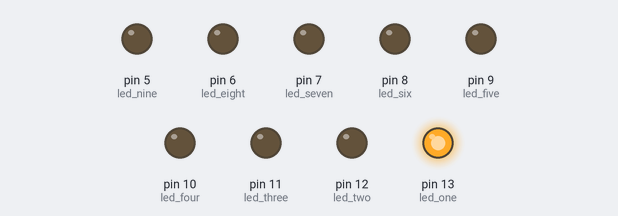
Recording of a sketch running on a simulated Arduino Uno, built with avr-gcc and run on an emulated ATmega328P. Shown: output pins drawn as LEDs (lit = HIGH).

Above: at 0.1 s.
At 1.1 s:
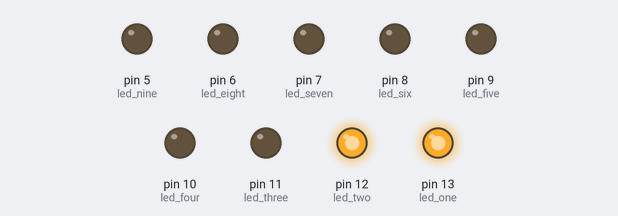
At 2.1 s:
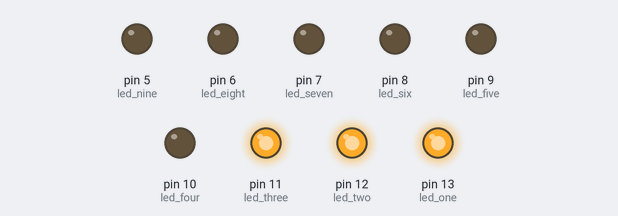
At 4.1 s:
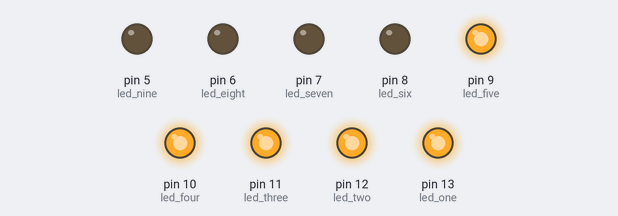
At 6.1 s:
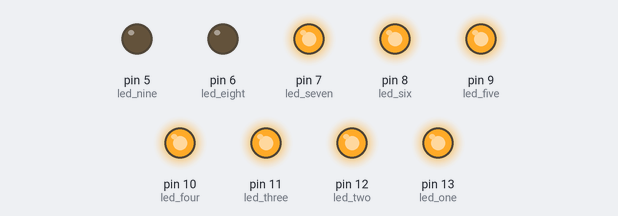
At 8.1 s:
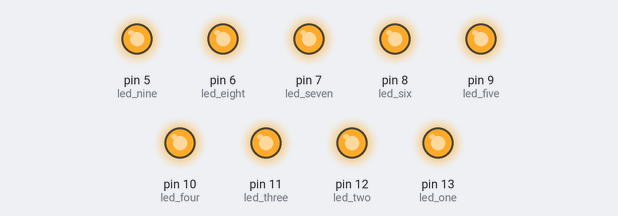
Timing chart, 0 to 9.6 s (numbered marks = the images above):
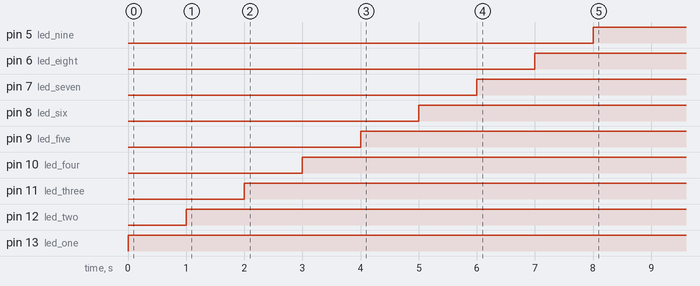

The sketch:

leds_aceso.ino
```cpp
/*The variable global*/

 int led_one = 13;
 int led_two = 12;
 int led_three = 11;
 int led_four = 10;
 int led_five = 9;
 int led_six = 8;
 int led_seven = 7;
 int led_eight = 6;
 int led_nine = 5;

void setup() {

   pinMode(led_one,OUTPUT);
    pinMode(led_two,OUTPUT);
     pinMode(led_three,OUTPUT);
      pinMode(led_four,OUTPUT);
       pinMode(led_five,OUTPUT);
        pinMode(led_six,OUTPUT);
         pinMode(led_seven,OUTPUT);
          pinMode(led_eight,OUTPUT);
           pinMode(led_nine,OUTPUT);


}

void loop() {


    /*
      OBS:ALL "LOW"
        IS DOWN BRIGHTNESS
    */
//LED 1
  digitalWrite(led_one, HIGH);
  delay(1000); //wait 1min


  //LED 2
   digitalWrite(led_two, HIGH);
    delay(1000);


    //LED 3
    digitalWrite(led_three, HIGH);
    delay(1000);


    //LED 4
     digitalWrite(led_four, HIGH);
     delay(1000);


      //LED 5
      digitalWrite(led_five, HIGH);
      delay(1000);


      //LED 6
       digitalWrite(led_six, HIGH);
       delay(1000);


       //LED 7
        digitalWrite(led_seven, HIGH);
        delay(1000);


        //LED 8
         digitalWrite(led_eight, HIGH);
         delay(1000);


         //LED 9
         digitalWrite(led_nine, HIGH);
         delay(1000);

}
```

Measured:
- by itself, pin 5 (led_nine): LOW → HIGH at 8.0 s
- by itself, pin 6 (led_eight): LOW → HIGH at 7.0 s
- by itself, pin 7 (led_seven): LOW → HIGH at 6.0 s
- by itself, pin 8 (led_six): LOW → HIGH at 5.0 s
- by itself, pin 9 (led_five): LOW → HIGH at 4.0 s
- by itself, pin 10 (led_four): LOW → HIGH at 3.0 s
- by itself, pin 11 (led_three): LOW → HIGH at 2.0 s
- by itself, pin 12 (led_two): LOW → HIGH at 1.0 s
